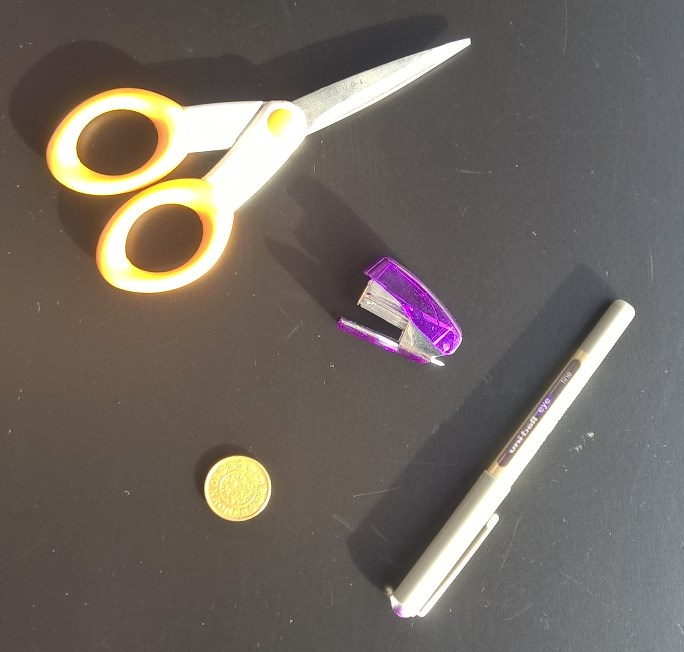
#> input picture Lektion_5/materialer/tools-black.jpg, 684 x 652 px
$ python test.py
#> lines starting #> are read from the running program, lines starting #| are printed output that depends on the picture; after the words box and inside, x2 and y2 are one past the last pixel; in counts of white or black regions, pixels touching at a corner belong together
import cv2 as cv
from pathlib import Path
import numpy as np
from scipy.interpolate import splprep, splev

# Select picture path from .../P4-Automatic_Inspection_of_sewers/ directory
picPath = '/materials/GR-type_0_2.jpg'

# Advanced version of Thinness ratio
def find_thinness(cnt):
    # Requires the scipy to smooth out the contour
    contour = cnt[:, 0, :]

    # smooth contour
    tck, u = splprep(contour.T, u=None, s=30, per=1)
    u_new = np.linspace(u.min(), u.max(), 50)
    new_cont = np.column_stack(splev(u_new, tck, der=0))

    # change types to stop cv2 complaining
    new_cont = new_cont.astype(np.float32)

    # calculate as before
    area = cv.contourArea(new_cont)
    circum = cv.arcLength(new_cont, True)
    thinness = (4 * np.pi * area) / (circum**2)
    return thinness

# Simple version of thinness
def find_thinness_s(cnt):
    # compute the area of the contour along with the bounding box
    # to compute the aspect ratio
    area = cv.contourArea(cnt)
    circum = cv.arcLength(cnt, True)

    thinness = (4 * np.pi * area) / (circum**2)
    return thinness

def resize_image(image, image_name, procent):
    [height, width] = [image.shape[0],image.shape[1]]
    [height, width] = [procent*height, procent*width]
    cv.namedWindow(image_name, cv.WINDOW_NORMAL)
    cv.resizeWindow(image_name, int(width), int(height))
    cv.imshow(image_name, image)

# read image
grey_img = cv.imread(f'{Path.cwd().parent.as_posix()}/Lektion_5/materialer/tools-black.jpg',
                        cv.IMREAD_GRAYSCALE)
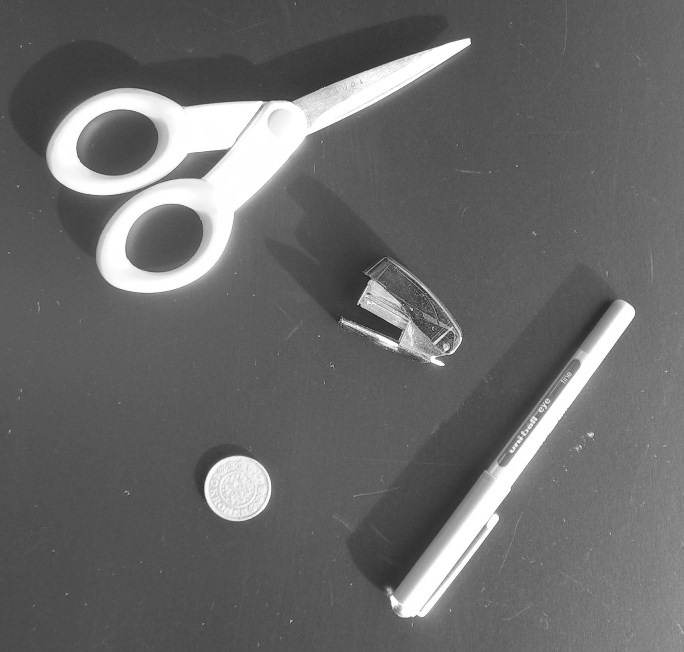
#> grey_img: shape (652, 684); min 26, max 255, mean 105.6
color_img = cv.imread(f'{Path.cwd().parent.as_posix()}/Lektion_5/materialer/tools-black.jpg')
#> color_img is the input picture: shape (652, 684, 3); mean B, G, R 97.5, 104, 111.8


medianBlur = cv.medianBlur(grey_img, 15)
ret, threshold = cv.threshold(medianBlur, 150, 255, cv.THRESH_BINARY)
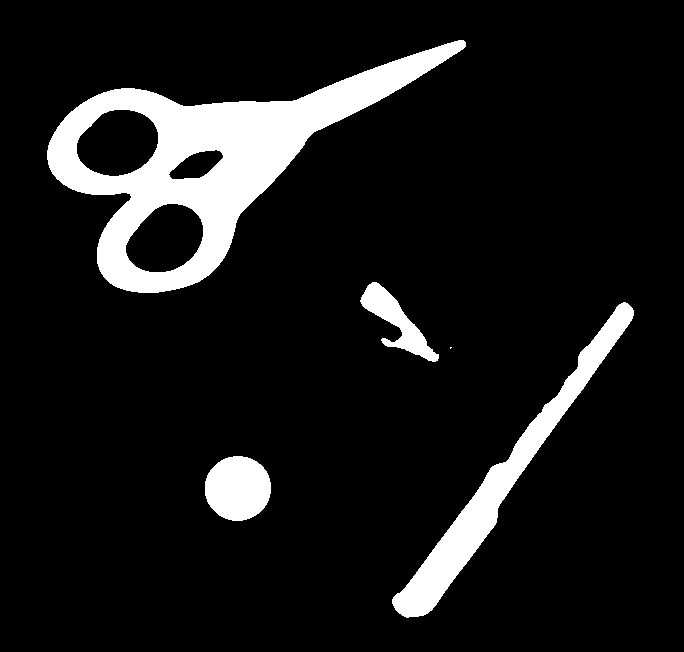
#> threshold: shape (652, 684); 10.2% white; 5 white regions (1 under 20 px)

contours, hierarchy = cv.findContours(image=threshold, mode=cv.RETR_TREE, method=cv.CHAIN_APPROX_NONE)
#> contours = 8 contours, 1 with area under 20; largest, box (x1, y1, x2, y2) and area: (47, 40, 466, 293) 38526, (392, 302, 634, 618) 9640, (76, 109, 159, 177) 4190, (125, 203, 204, 273) 3965, (205, 456, 271, 521) 3294, (360, 282, 439, 362) 1978, (168, 149, 224, 180) 986
img_copy1 = color_img.copy()
img_copy2 = color_img.copy()

# data from contours
for cnt in contours:
    # epsilon = 0.01 * cv.arcLength(cnt, True)
    # approx = cv.approxPolyDP(cnt, epsilon, True)
    x, y = cnt[0][0]
    cv.drawContours(img_copy1, [cnt], 0, (0), 3)
    cv.drawContours(img_copy2, [cnt], 0, (0), 3)
    tn = find_thinness_s(cnt)
    cv.putText(img_copy1, f"thinness: {tn}", (x, y), cv.FONT_HERSHEY_COMPLEX, 1, 0, 2)
    tn = find_thinness_s(cnt)
    cv.putText(img_copy2, f"thinness: {tn}", (x, y), cv.FONT_HERSHEY_COMPLEX, 1, 0, 2)
#> this loop made 8 passes
#> (x, y) on passes 1, 3, 4, 5, 6, 7, 8: (233, 456), (623, 302), (372, 282), (458, 40), (166, 204), (214, 150), (113, 110)
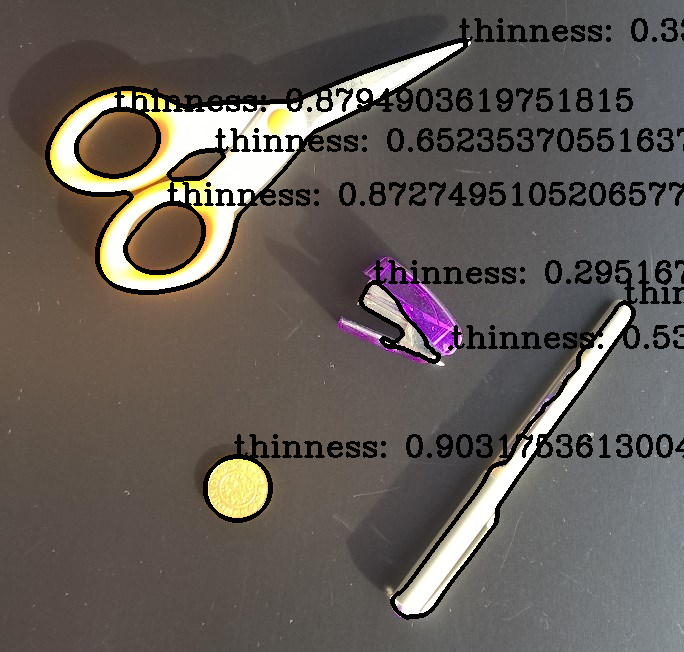
#> img_copy1: shape (652, 684, 3); 8.21% of pixels changed, all inside (x1, y1, x2, y2) = (45, 18, 684, 620)


resize_image(grey_img, 'normal', 0.4)
resize_image(medianBlur, 'blurred', 0.4)
resize_image(threshold, 'threshold', 0.4)
resize_image(img_copy1, 'simple', 0.4)
resize_image(img_copy1, 'fixed', 0.4)
cv.waitKey(0)
